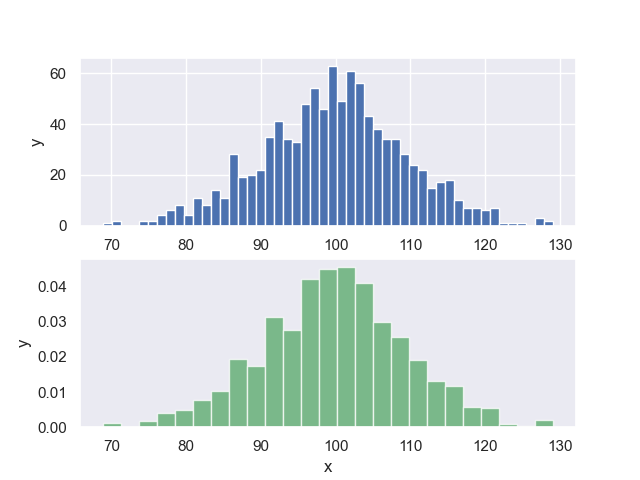

This figure's Python source:
#----------------------------------
#   CH_12_6_5_EX_1_Pyplot_Hist.py
#----------------------------------
import numpy as np
import matplotlib.pyplot as plt
#
mu = 100
sigma = 10
x = mu + sigma * np.random.randn(1000)

# the histogram of the data
fig0 = plt.figure(0)
#----- 繪製直方圖 (使用預設參數)
plt.subplot(2,1,1)
plt.hist(x, bins=50)
plt.xlabel('x')
plt.ylabel('y')
#----- 繪製直方圖 (使用自訂參數)
plt.subplot(2,1,2)
plt.hist(x, bins=25, normed=1, facecolor='g', alpha=0.75)
plt.grid()
plt.xlabel('x')
plt.ylabel('y')
#
plt.savefig('CH_12_6_5_EX_1_Pyplot_Hist.png')
plt.show()


































































	


